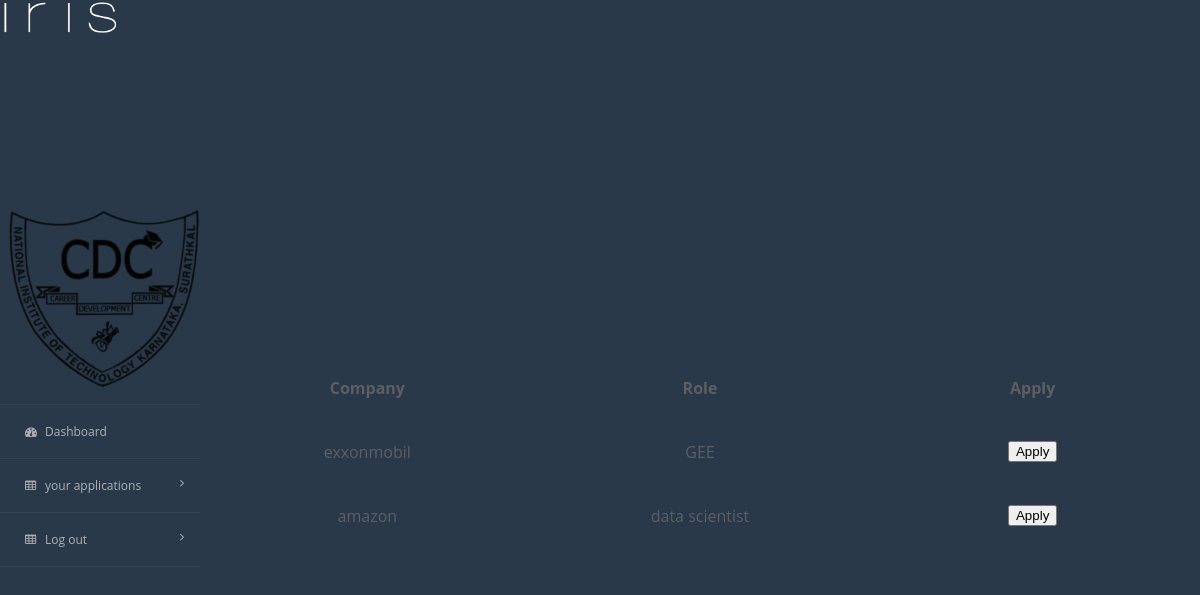
The page /dashboard (signed in) on the database its author committed.
### dashboard/models.py (models this page shows, shortened)
class CompanyData(models.Model):
    CompanyName=models.CharField(max_length=50,null=False)
    Description=models.TextField(null=False)
    Roles=models.CharField(max_length=50,null=False)
    Salary=models.CharField(max_length=50,null=False)
    TimeStart=models.DateTimeField(auto_now=False, auto_now_add=False)
    TimeEnd=models.DateTimeField(auto_now=False, auto_now_add=False)
    poc=models.ForeignKey(User,default=None,on_delete=models.DO_NOTHING)

### dashboard/views.py (the view)
# urls.py: path('',views.DashBoard,name='dashboard'),
def DashBoard(request):
    company=CompanyData.objects.all()
    if request.method=='POST':
        job_id=request.POST.get('button')
        inc.objects.filter(name='table').update(val=job_id)
        return redirect('job')
    return render(request,'dashboard.html',{'company':company})

### template/dashboard.html (shortened to what this page needs)
{% extends 'base.html' %}
{% load static %}
{% block css %}
<link rel="stylesheet" href="{% static 'dashboard.css' %}" />
{% endblock %}
{% block content %}
<body>
  <div class="box1">
    <img src="{% static 'iris.png' %}" class="img1" />
  </div>
  <div class="container1">
    <div class="sidebar">
      <div id="leftside-navigation" class="nano">
        <ul class="nano-content">
          <li>
            <img src="{% static 'placement.png' %}" class="img1" />
          </li>
          <li>
            <a href="dashboard"
              ><i class="fa fa-dashboard"></i><span>Dashboard</span></a
            >
          </li>
          <li class="sub-menu">
            <a href="application"
              ><i class="fa fa-table"></i><span>your applications</span
              ><i class="arrow fa fa-angle-right pull-right"></i
            ></a>
          </li>
          {% if user.is_authenticated %}
          <li class="sub-menu">
            <a href="/"
              ><i class="fa fa-table"></i><span>Log out</span
              ><i class="arrow fa fa-angle-right pull-right"></i
            ></a>
          </li>
          {% endif %}
        </ul>
      </div>
    </div>
    <form method="POST" class="outer">
      <table class="table1">
        <tr>
          <th>Company</th>
          <th>Role</th>
          <th>Apply</th>
        </tr>
        {% for comp in company %}
        <tr>
          <td>{{comp.CompanyName}}</td>
          <td>{{comp.Roles}}</td>
          <td>
            <div class="form__field">
              <button class="btn" id="but{{comp.id}}" name="button" value='{{comp.id}}'>
                Apply
              </button>
            </div>
          </td>
        </tr>
        {% endfor %}
      </table>
    </form>
  </div>
</body>
{% endblock %}

### static/dashboard.css (style rules this page uses)
body { color: #5D5F63; background: #293949; font-family: 'Open Sans', sans-serif; padding: 0; margin: 0; text-rendering: optimizeLegibility; -webkit-font-smoothing: antialiased; height: 100vh; width:auto; overflow: hidden; }
.container1 { display: flex; flex-direction: row; flex-wrap: wrap; justify-content:space-evenly; align-items: baseline; }
.outer { position: relative; display: flex; overflow: auto; max-height: 400px; width: 1000px; }
.table1 { position: relative; width: 100%; height: auto; }
th { position: sticky; width: 33%; height: auto; text-align: center; padding: 2%; }
td { position: relative; width: 33%; height: auto; text-align: center; padding: 2%; }
.form__field { display: flex; justify-content: center; }
.sidebar { width:200px; background: #293949; -webkit-transition: all 0.3s ease-in-out; -moz-transition: all 0.3s ease-in-out; -o-transition: all 0.3s ease-in-out; -ms-transition: all 0.3s ease-in-out; transition: all 0.3s ease-in-out; z-index: 100; padding-top: 20vh; position: relative; overflow-y: hidden; }
.sidebar #leftside-navigation ul, .sidebar #leftside-navigation ul ul { margin: -2px 0 0; padding: 0; }
.sidebar #leftside-navigation ul li { list-style-type: none; border-bottom: 1px solid rgba(255, 255, 255, 0.05); }
.sidebar #leftside-navigation ul li a { color: #aeb2b7; text-decoration: none; display: block; padding: 18px 0 18px 25px; font-size: 12px; outline: 0; -webkit-transition: all 200ms ease-in; -moz-transition: all 200ms ease-in; -o-transition: all 200ms ease-in; -ms-transition: all 200ms ease-in; transition: all 200ms ease-in; }
.sidebar #leftside-navigation ul li a span { display: inline-block; }
.sidebar #leftside-navigation ul li a i { width: 20px; }

### rows shown on the page
CompanyData: CompanyName "exxonmobil", Roles "GEE", {{ comp.id }} 1 (drawn)
CompanyData: CompanyName "amazon", Roles "data scientist", {{ comp.id }} 2 (drawn)
